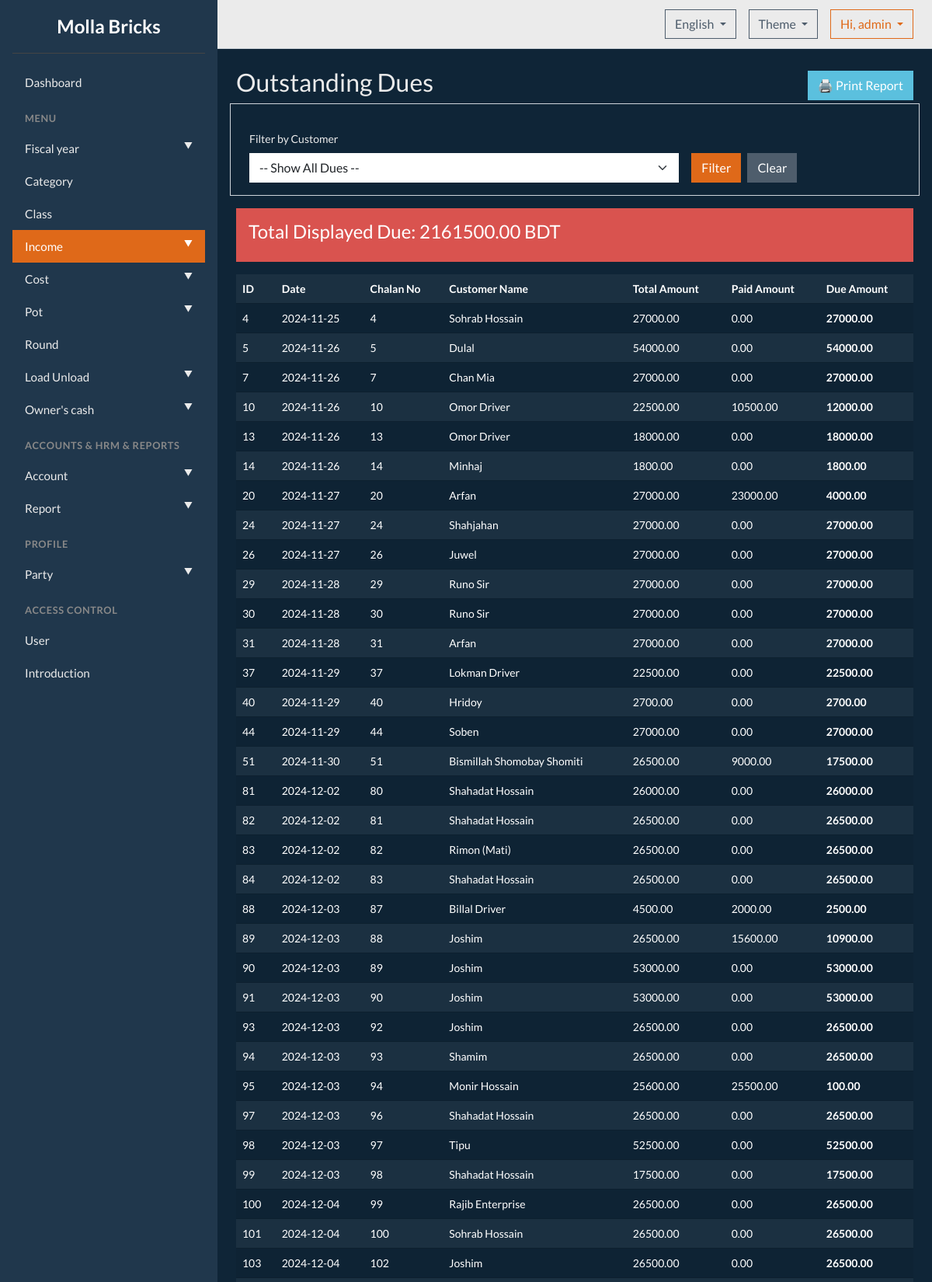
/dues/ (signed in, upper part), run on the app's committed database.
### tables this page shows
CREATE TABLE users (id INTEGER PRIMARY KEY, username TEXT NOT NULL UNIQUE, password_hash TEXT NOT NULL, role TEXT NOT NULL DEFAULT 'admin');

CREATE TABLE nagad_khata (id INTEGER PRIMARY KEY, customer_id INTEGER, date TEXT, chalan_no TEXT, customer_name TEXT, address TEXT, vehicle_no TEXT, brick_type TEXT, brick_amount INTEGER, rate REAL, total_amount REAL, paid_amount REAL, due_amount REAL, timestamp DATETIME DEFAULT CURRENT_TIMESTAMP, FOREIGN KEY (customer_id) REFERENCES customers (id) ON DELETE SET NULL);

### molla_bricks/web/dues.py (the view)
@bp.route('/')
@login_required
def baki_khata():
    customer_id = request.args.get('customer_id', type=int)
    cust_query = """
        SELECT c.id, c.name FROM customers c
        JOIN nagad_khata n ON c.id = n.customer_id
        WHERE n.due_amount > 0.01
        GROUP BY c.id ORDER BY c.name
    """
    customers_with_dues = db_controller_instance.execute_query(cust_query, fetch="all")
    query = """
        SELECT id, date, chalan_no, customer_name, total_amount, paid_amount, due_amount
        FROM nagad_khata
        WHERE due_amount > 0.01
    """
    params = []
    if customer_id:
        query += " AND customer_id = ?"
        params.append(customer_id)
    query += " ORDER BY id ASC"
    due_records = db_controller_instance.execute_query(query, tuple(params), fetch="all")
    total_due = sum(row[6] for row in due_records)
    return render_template('baki_khata.html',
                           dues=due_records,
                           customers=customers_with_dues,
                           total_due=total_due,
                           selected_customer_id=customer_id)

### molla_bricks/core/db/db_controller.py (called while the page is built)
    def execute_query(self, query, params=(), fetch=None):
        try:
            with self.conn:
                cursor = self.conn.cursor()
                cursor.execute(query, params)
                if query.strip().upper().startswith('INSERT'): return cursor.lastrowid
                if query.strip().upper().startswith(('UPDATE', 'DELETE')): return cursor.rowcount
                if fetch == 'one': return cursor.fetchone()
                elif fetch == 'all': return cursor.fetchall()
        except sqlite3.Error as e: logging.error(f"Query Failed: {query} | Params: {params} | Error: {e}"); logging.error(traceback.format_exc()); return None

### molla_bricks/web/__init__.py (called while the page is built)
@login_manager.user_loader
def load_user(user_id):
    from .models import User
    return User.get(user_id)

### molla_bricks/web/models.py (called while the page is built)
    @staticmethod
    def get(user_id):
        query = "SELECT id, username, password_hash FROM users WHERE id = ?"
        user_data = db_controller_instance.execute_query(query, (user_id,), fetch="one")
        if user_data:
            return User(user_data[0], user_data[1], user_data[2])
        return None

### templates/baki_khata.html (shortened to what this page needs)
{% extends "base.html" %}
{% block content %}
<div class="d-flex justify-content-between align-items-center mb-3">
    <h2>{{ _('Outstanding Dues') }}</h2>
    <a href="{{ url_for('dues.print_report', customer_id=selected_customer_id if selected_customer_id else '') }}" class="btn btn-info" target="_blank">
        🖨️ {{ _('Print Report') }}
    </a>
</div>
<form method="GET" action="{{ url_for('dues.baki_khata') }}" class="row g-3 mb-3 p-3 border rounded-3">
    <div class="col-md-8">
        <label for="customer_id" class="form-label">{{ _('Filter by Customer') }}</label>
        <select class="form-select" id="customer_id" name="customer_id">
            <option value="">-- {{ _('Show All Dues') }} --</option>
        </select>
    </div>
    <div class="col-md-4 d-flex align-items-end">
        <button type="submit" class="btn btn-primary me-2">{{ _('Filter') }}</button>
        <a href="{{ url_for('dues.baki_khata') }}" class="btn btn-secondary">{{ _('Clear') }}</a>
    </div>
</form>
<div class="alert alert-danger">
    <h4 class="alert-heading">{{ _('Total Displayed Due') }}: {{ "%.2f"|format(total_due) }} BDT</h4>
</div>
<div class="table-responsive">
    <table class="table table-hover table-striped">
        <thead>
            <tr>
                <th>{{ _('ID') }}</th>
                <th>{{ _('Date') }}</th>
                <th>{{ _('Chalan No') }}</th>
                <th>{{ _('Customer Name') }}</th>
                <th>{{ _('Total Amount') }}</th>
                <th>{{ _('Paid Amount') }}</th>
                <th>{{ _('Due Amount') }}</th>
            </tr>
        </thead>
        <tbody>
            {% for due in dues %}
            <tr>
                <td>{{ due[0] }}</td>
                <td>{{ due[1] }}</td>
                <td>{{ due[2] }}</td>
                <td>{{ due[3] }}</td>
                <td>{{ "%.2f"|format(due[4]) }}</td>
                <td>{{ "%.2f"|format(due[5]) }}</td>
                <td><strong>{{ "%.2f"|format(due[6]) }}</strong></td>
            </tr>
            {% else %}
            <tr>
                <td colspan="7" class="text-center">{{ _('No outstanding dues found.') }}</td>
            </tr>
            {% endfor %}
        </tbody>
    </table>
</div>
{% endblock %}

### templates/base.html (shortened to what this page needs)
<!doctype html>
{% set theme = session.get('theme', 'superhero') %}
<html lang="{{ session.get('lang', 'en') }}" data-bs-theme="{{ theme }}">
<head>
    <link href="https://cdn.jsdelivr.net/npm/bootswatch@5.3.3/dist/{{ theme }}/bootstrap.min.css" rel="stylesheet">
    <link rel="stylesheet" href="{{ url_for('static', filename='css/style.css') }}">
</head>
<body>
    {% include 'partials/_sidebar.html' %}
    <div class="main-content">
        <header class="header">
            <div class="d-flex align-items-center">
                <div class="dropdown me-3">
                    <button class="btn btn-outline-secondary dropdown-toggle" type="button" data-bs-toggle="dropdown">
                      {% if session.get('lang') == 'bn' %} বাংলা {% else %} English {% endif %}
                    </button>
                </div>
                <div class="dropdown me-3">
                   <button class="btn btn-outline-secondary dropdown-toggle" type="button" data-bs-toggle="dropdown">
                       Theme
                   </button>
                </div>
                <div class="dropdown">
                    <button class="btn btn-outline-primary dropdown-toggle" type="button" data-bs-toggle="dropdown">
                        Hi, {{ current_user.username }}
                    </button>
                </div>
            </div>
        </header>
        <main class="page-content">
            {% block content %}{% endblock %}
        </main>
    </div>
</body>
</html>

### molla_bricks/web/static/css/style.css (style rules this page uses)
body { display: flex; height: 100vh; overflow: hidden; }
.main-content { flex-grow: 1; display: flex; flex-direction: column; height: 100vh; background-color: var(--bs-body-bg); }
.header { flex-shrink: 0; background-color: var(--bs-body-color); color: var(--bs-body-bg); border-bottom: 1px solid var(--bs-border-color); padding: 0.75rem 1.5rem; display: flex; justify-content: space-between; align-items: center; }
.page-content { flex-grow: 1; overflow-y: auto; padding: 1.5rem; }

### data on the page
users: username "admin"
nagad_khata: id "4", date "2024-11-25", chalan_no "4", customer_name "Sohrab Hossain", total_amount "27000.00", paid_amount "0.00", due_amount "27000.00"
nagad_khata: id "5", date "2024-11-26", chalan_no "5", customer_name "Dulal", total_amount "54000.00", paid_amount "0.00", due_amount "54000.00"
nagad_khata: id "7", date "2024-11-26", chalan_no "7", customer_name "Chan Mia", total_amount "27000.00", paid_amount "0.00", due_amount "27000.00"
nagad_khata: id "10", date "2024-11-26", chalan_no "10", customer_name "Omor Driver", total_amount "22500.00", paid_amount "10500.00", due_amount "12000.00"
nagad_khata: id "13", date "2024-11-26", chalan_no "13", customer_name "Omor Driver", total_amount "18000.00", paid_amount "0.00", due_amount "18000.00"
nagad_khata: id "14", date "2024-11-26", chalan_no "14", customer_name "Minhaj", total_amount "1800.00", paid_amount "0.00", due_amount "1800.00"
nagad_khata: id "20", date "2024-11-27", chalan_no "20", customer_name "Arfan", total_amount "27000.00", paid_amount "23000.00", due_amount "4000.00"
nagad_khata: id "24", date "2024-11-27", chalan_no "24", customer_name "Shahjahan", total_amount "27000.00", paid_amount "0.00", due_amount "27000.00"
nagad_khata: id "26", date "2024-11-27", chalan_no "26", customer_name "Juwel", total_amount "27000.00", paid_amount "0.00", due_amount "27000.00"
nagad_khata: id "29", date "2024-11-28", chalan_no "29", customer_name "Runo Sir", total_amount "27000.00", paid_amount "0.00", due_amount "27000.00"
nagad_khata: id "30", date "2024-11-28", chalan_no "30", customer_name "Runo Sir", total_amount "27000.00", paid_amount "0.00", due_amount "27000.00"
nagad_khata: id "31", date "2024-11-28", chalan_no "31", customer_name "Arfan", total_amount "27000.00", paid_amount "0.00", due_amount "27000.00"
nagad_khata: id "37", date "2024-11-29", chalan_no "37", customer_name "Lokman Driver", total_amount "22500.00", paid_amount "0.00", due_amount "22500.00"
nagad_khata: id "40", date "2024-11-29", chalan_no "40", customer_name "Hridoy", total_amount "2700.00", paid_amount "0.00", due_amount "2700.00"
nagad_khata: id "44", date "2024-11-29", chalan_no "44", customer_name "Soben", total_amount "27000.00", paid_amount "0.00", due_amount "27000.00"
nagad_khata: id "51", date "2024-11-30", chalan_no "51", customer_name "Bismillah Shomobay Shomiti", total_amount "26500.00", paid_amount "9000.00", due_amount "17500.00"
nagad_khata: id "81", date "2024-12-02", chalan_no "80", customer_name "Shahadat Hossain", total_amount "26000.00", paid_amount "0.00", due_amount "26000.00"
nagad_khata: id "82", date "2024-12-02", chalan_no "81", customer_name "Shahadat Hossain", total_amount "26500.00", paid_amount "0.00", due_amount "26500.00"
nagad_khata: id "83", date "2024-12-02", chalan_no "82", customer_name "Rimon (Mati)", total_amount "26500.00", paid_amount "0.00", due_amount "26500.00"
nagad_khata: id "84", date "2024-12-02", chalan_no "83", customer_name "Shahadat Hossain", total_amount "26500.00", paid_amount "0.00", due_amount "26500.00"
nagad_khata: id "88", date "2024-12-03", chalan_no "87", customer_name "Billal Driver", total_amount "4500.00", paid_amount "2000.00", due_amount "2500.00"
nagad_khata: id "89", date "2024-12-03", chalan_no "88", customer_name "Joshim", total_amount "26500.00", paid_amount "15600.00", due_amount "10900.00"
nagad_khata: id "90", date "2024-12-03", chalan_no "89", customer_name "Joshim", total_amount "53000.00", paid_amount "0.00", due_amount "53000.00"
nagad_khata: id "91", date "2024-12-03", chalan_no "90", customer_name "Joshim", total_amount "53000.00", paid_amount "0.00", due_amount "53000.00"
nagad_khata: id "93", date "2024-12-03", chalan_no "92", customer_name "Joshim", total_amount "26500.00", paid_amount "0.00", due_amount "26500.00"
nagad_khata: id "94", date "2024-12-03", chalan_no "93", customer_name "Shamim", total_amount "26500.00", paid_amount "0.00", due_amount "26500.00"
nagad_khata: id "95", date "2024-12-03", chalan_no "94", customer_name "Monir Hossain", total_amount "25600.00", paid_amount "25500.00", due_amount "100.00"
nagad_khata: id "97", date "2024-12-03", chalan_no "96", customer_name "Shahadat Hossain", total_amount "26500.00", paid_amount "0.00", due_amount "26500.00"
nagad_khata: id "98", date "2024-12-03", chalan_no "97", customer_name "Tipu", total_amount "52500.00", paid_amount "0.00", due_amount "52500.00"
nagad_khata: id "99", date "2024-12-03", chalan_no "98", customer_name "Shahadat Hossain", total_amount "17500.00", paid_amount "0.00", due_amount "17500.00"
nagad_khata: id "100", date "2024-12-04", chalan_no "99", customer_name "Rajib Enterprise", total_amount "26500.00", paid_amount "0.00", due_amount "26500.00"
nagad_khata: id "101", date "2024-12-04", chalan_no "100", customer_name "Sohrab Hossain", total_amount "26500.00", paid_amount "0.00", due_amount "26500.00"
nagad_khata: id "103", date "2024-12-04", chalan_no "102", customer_name "Joshim", total_amount "26500.00", paid_amount "0.00", due_amount "26500.00"

### other printed values
{{ "%.2f"|format(total_due) }} "2161500.00"
